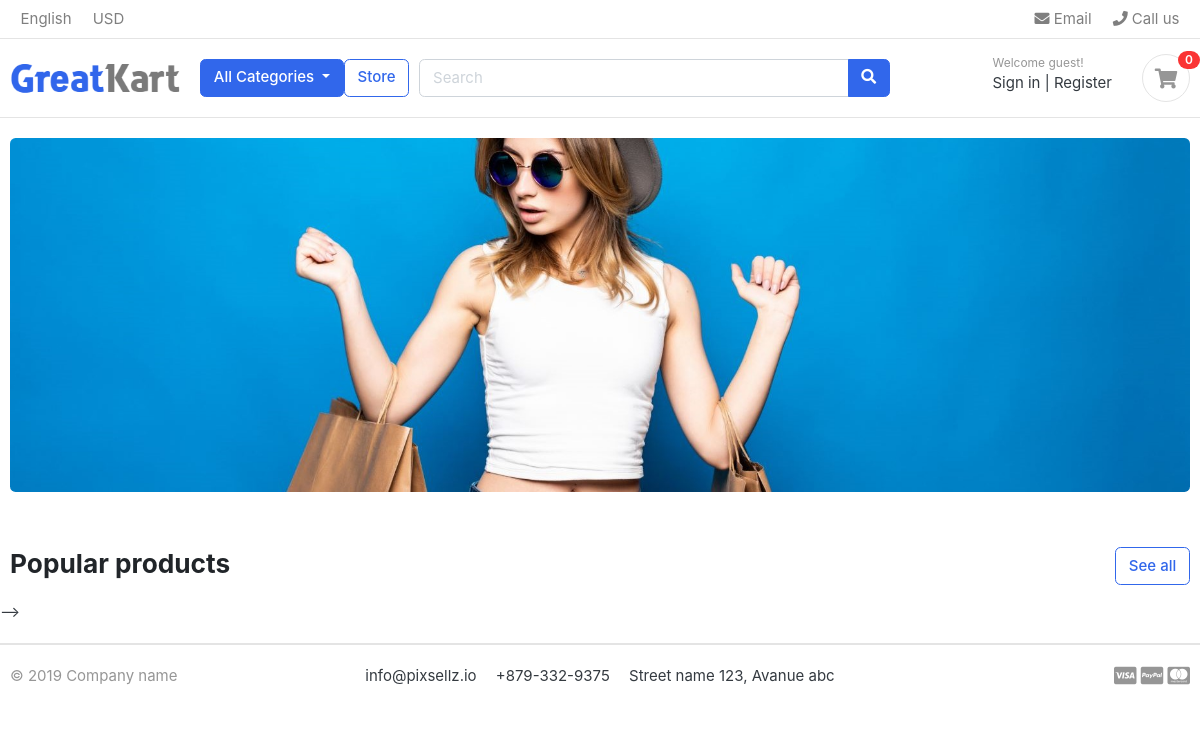
The app's page /, older data.
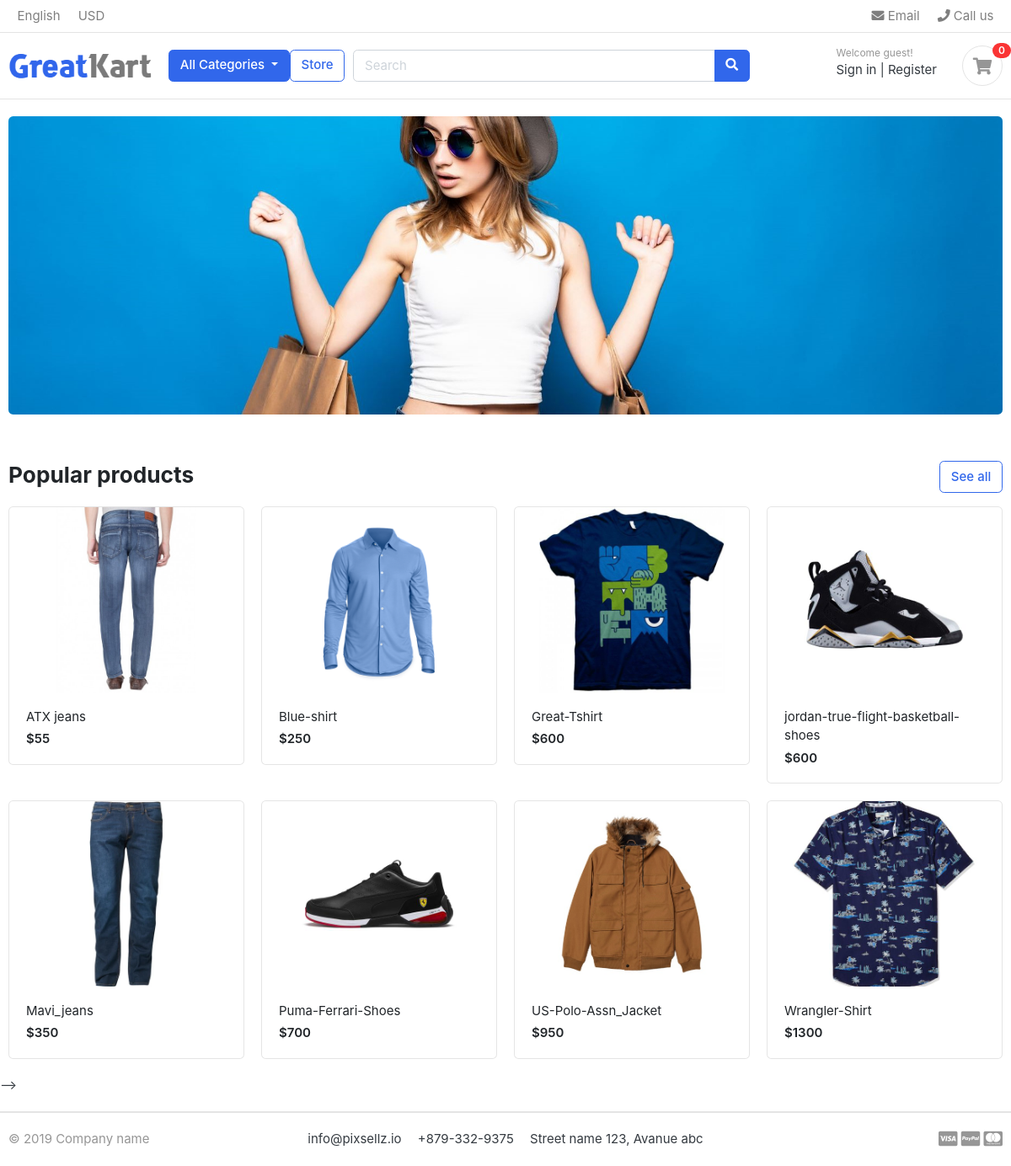
The same page, newer data.
### store/models.py (models this page shows, shortened)
class Product(models.Model):
    product_name = models.CharField(max_length=200, unique=True)
    slug= models.SlugField(max_length=200, unique=True)
    description = models.TextField(max_length=500, blank=True)
    price = models.IntegerField()
    images = models.ImageField(upload_to='photos/products',)
    stock = models.IntegerField()
    is_available = models.BooleanField(default=True)
    category = models.ForeignKey(Category, on_delete=models.CASCADE)
    created_date = models.DateTimeField(auto_now_add=True)
    modified_date = models.DateTimeField(auto_now= True)
    def get_url(self):
        return reverse('product_detail', args=[self.category.slug, self.slug])

### ecommerce/views.py (the view)
# urls.py: 2. Add a URL to urlpatterns:  path('', views.home, name='home')
def home(request):
    product = Product.objects.all().filter(is_available=True)
    contex  = {
        'products' :product,
    }
    return render(request,'home.html',contex)

### category/context_processors.py (called while the page is built)
def menu_links(request):
    links = Category.objects.all()
    return dict(links=links)

### category/models.py (called while the page is built)
    def get_url(self):
        return reverse('products_by_category', args=[self.slug])

### templates/home.html
{% extends 'base.html' %}
{% load static %}
{% block content %}
<section class="section-intro padding-y-sm">
	<div class="container">
		<div class="intro-banner-wrap">
			<img src="{% static 'images/banners/2.jpg' %}" class="img-fluid rounded">
		</div>
	</div>
</section>
<section class="section-name padding-y-sm">
	<div class="container">
		<header class="section-heading">
			<a href="{% url 'store' %}" class="btn btn-outline-primary float-right">See all</a>
			<h3 class="section-title">Popular products</h3>
		</header>
		<div class="row">
			{% for product in products %}
			<div class="col-md-3">
				<div class="card card-product-grid">
					<a href="{{product.get_url}}" class="img-wrap"> <img src="{{product.images.url}}">
					</a>
					<figcaption class="info-wrap">
						<a href="{{product.get_url}}" class="title">{{product.product_name}}</a>
						<div class="price mt-1">${{product.price}}</div>
					</figcaption>
				</div>
			</div>
			{% endfor %}
			-->
		</div>
	</div>
</section>
</body>
</html>
{% endblock %}

### templates/base.html (shortened to what this page needs)
{% load static %}
<!DOCTYPE HTML>
<html lang="en">
<head>
    <link href="{% static 'css/bootstrap.css' %}" rel="stylesheet" type="text/css" />
    <link href="{% static 'fonts/fontawesome/css/all.min.css' %}" type="text/css" rel="stylesheet">
    <link href="{% static 'css/ui.css' %}" rel="stylesheet" type="text/css" />
    <link href="{% static 'css/responsive.css' %}" rel="stylesheet" media="only screen and (max-width: 1200px)" />
</head>
<body>
    {% include 'includes/navbar.html' %}
    {% block content %}{% endblock   %}
    {% include 'includes/footer.html' %}

### templates/includes/navbar.html (shortened to what this page needs)
{% load static %}
<header class="section-header">
    <nav class="navbar p-md-0 navbar-expand-sm navbar-light border-bottom">
        <div class="container">
            <div class="collapse navbar-collapse" id="navbarTop4">
                <ul class="navbar-nav mr-auto">
                    <li class="nav-item dropdown">
                        <a href="#" class="nav-link"> English </a>
                    </li>
                    <li class="nav-item dropdown">
                        <a href="#" class="nav-link"> USD </a>
                    </li>
                </ul>
                <ul class="navbar-nav">
                    <li><a href="#" class="nav-link"> <i class="fa fa-envelope"></i> Email </a></li>
                    <li><a href="#" class="nav-link"> <i class="fa fa-phone"></i> Call us </a></li>
                </ul>
            </div>
        </div>
    </nav>
    <section class="header-main border-bottom">
        <div class="container">
            <div class="row align-items-center">
                <div class="col-lg-2 col-md-3 col-6">
                    <a href="{% url 'home' %}" class="brand-wrap">
                        <img class="logo" src="{% static './images/logo.png' %}">
                    </a>
                </div>
                <div class="dropdown">
                    <a class="btn btn-primary dropdown-toggle" href="#" role="button" id="dropdownMenuLink"
                        data-bs-toggle="dropdown" aria-expanded="false">
                        All Categories
                    </a>
                </div>
                <a href="{% url 'store' %}" class="btn btn-outline-primary">Store</a>
                <div class="col-lg  col-md-6 col-sm-12 col">
                    <form action="#" class="search">
                        <div class="input-group w-100">
                            <input type="text" class="form-control" style="width:60%;" placeholder="Search">
                            <div class="input-group-append">
                                <button class="btn btn-primary" type="submit">
                                    <i class="fa fa-search"></i>
                                </button>
                            </div>
                        </div>
                    </form>
                </div>
                <div class="col-lg-3 col-sm-6 col-8 order-2 order-lg-3">
                    <div class="d-flex justify-content-end mb-3 mb-lg-0">
                        <div class="widget-header">
                            <small class="title text-muted">Welcome guest!</small>
                            <div>
                                <a href="./signin.html">Sign in</a> <span class="dark-transp"> | </span>
                                <a href="./register.html"> Register</a>
                            </div>
                        </div>
                        <a href="./cart.html" class="widget-header pl-3 ml-3">
                            <div class="icon icon-sm rounded-circle border"><i class="fa fa-shopping-cart"></i>
                            </div>
                            <span class="badge badge-pill badge-danger notify">0</span>
                        </a>
                    </div>
                </div>
            </div>
        </div>
    </section>
</header>

### templates/includes/footer.html
<footer class="section-footer border-top">
	<div class="container">
		<section class="footer-bottom border-top row">
			<div class="col-md-2">
				<p class="text-muted"> &copy 2019 Company name </p>
			</div>
			<div class="col-md-8 text-md-center">
				<span class="px-2">info@pixsellz.io</span>
				<span class="px-2">+879-332-9375</span>
				<span class="px-2">Street name 123, Avanue abc</span>
			</div>
			<div class="col-md-2 text-md-right text-muted">
				<i class="fab fa-lg fa-cc-visa"></i>
				<i class="fab fa-lg fa-cc-paypal"></i>
				<i class="fab fa-lg fa-cc-mastercard"></i>
			</div>
		</section>
	</div>
</footer>

### static/css/ui.css (style rules this page uses)
html { font-family: "Inter", sans-serif; font-size: 15px; }
.img-wrap { text-align: center; display: block; }
.img-wrap img { max-width: 100%; }
.icon-xs, .icon-sm, .icon-md, .icon-lg { display: inline-block; text-align: center; flex-shrink: 0; flex-grow: 0; }
.icon-sm { width: 48px; height: 48px; line-height: 48px !important; font-size: 20px; }
.padding-y-sm { padding-top: 20px; padding-bottom: 20px; }
.section-heading { margin-bottom: 20px; margin-top: 15px; }
.section-title { color: #212529; }
p:last-child { margin-bottom: 0; }
.header-main { position: relative; padding-top: 1rem; padding-bottom: 1rem; }
.brand-wrap .logo, .navbar-brand .logo { margin-right: 7px; max-height: 42px; display: inline-block; }
.widget-header { display: inline-block; vertical-align: middle; position: relative; }
.widget-header a { color: #343a40; }
.widget-header i { color: #969696; }
.widget-header .title { display: block; }
.widget-header .notify { position: absolute; top: -3px; right: -10px; }
.footer-bottom { padding-top: 20px; padding-bottom: 20px; }
[class*=card-product] a.title { color: #212529; display: block; }
[class*=card-product] .img-wrap { overflow: hidden; position: relative; }
[class*=card-product] .img-wrap img { height: 100%; max-width: 100%; width: auto; display: inline-block; -o-object-fit: cover; object-fit: cover; }
.card-product-grid { margin-bottom: 20px; }
.card-product-grid .img-wrap { border-radius: 0.2rem 0.2rem 0 0; height: 220px; }
.card-product-grid .info-wrap { overflow: hidden; padding: 18px 20px; }
.card .img-wrap { overflow: hidden; }
.notify { position: absolute; top: -4px; right: -10px; display: inline-block; padding: 0.25em 0.6em; font-size: 12px; line-height: 1; text-align: center; border-radius: 3rem; color: #fff; background-color: #fa3434; }
.price { font-weight: 600; color: #212529; }

Row changes from the older to the newer data that the page shows:
added Product: images (picture), product_name "ATX jeans", price "55"
added Product: images (picture), product_name "Blue-shirt", price "250"
added Product: images (picture), product_name "Great-Tshirt", price "600"
added Product: images (picture), product_name "jordan-true-flight-basketball-shoes", price "600"
added Product: images (picture), product_name "Mavi_jeans", price "350"
added Product: images (picture), product_name "Puma-Ferrari-Shoes", price "700"
added Product: images (picture), product_name "US-Polo-Assn_Jacket", price "950"
added Product: images (picture), product_name "Wrangler-Shirt", price "1300"
